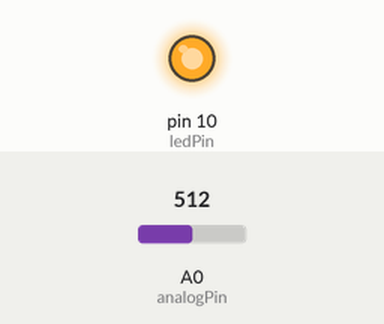
Simulated run of this sketch. Board: Arduino Uno, built with avr-gcc and run on an emulated ATmega328P. Parts: output pins drawn as LEDs (lit = HIGH). The inputs (shaded band) are chosen by the test bench; at power-on: A0 (analogPin) = 512.

Above: at 0.1 s.
At 3.0 s:
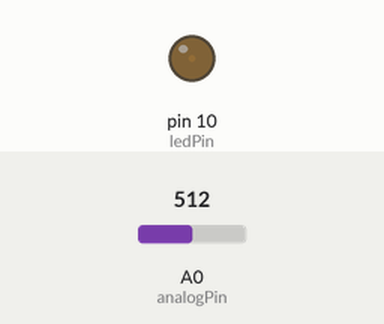
Timing chart, 0 to 4.5 s (numbered marks = the images above):
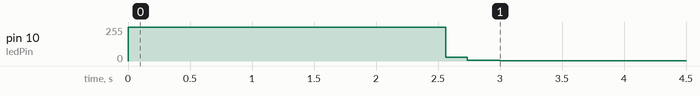

Measured:
- by itself, pin 10 (ledPin): 0/255 → 255/255 at 0.00 s, → 27/255 2.6 s later, → 4/255 0.17 s later, → 1/255 0.26 s later

The sketch:

Audio.ino
```cpp
int analogPin = 0;
int val = 0;
float gem;
int ledPin = 10;

int outputval = 0;

void setup()
{
  pinMode(ledPin, OUTPUT);
}

void loop()
{
  val = analogRead(analogPin);
  gem = gem + (val - gem) / 1000;
  outputval = abs(val - round(gem));
  outputval = constrain(pow(outputval,outputval), 0 ,255);
  analogWrite(ledPin, outputval);
}
```
